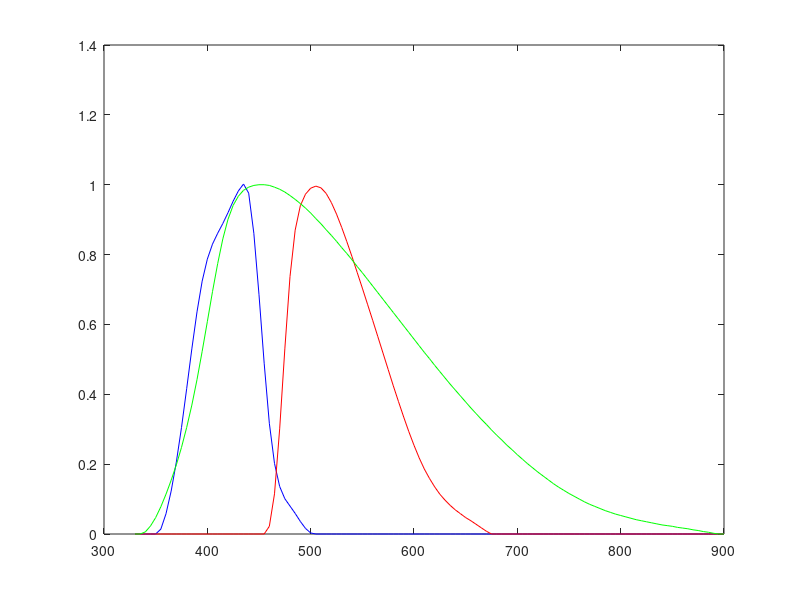

Recreate this plot in MATLAB.
l1=[330,335,340,345,350,355,360,365,370,375,380,385,390,395,400, ...
    405,410,415,420,425,430,435,440,445,450,455,460,465,470];
b1=[0.000,0.000,0.000,0.000,0.000,0.014,0.058,0.123,0.206,0.305, ...
    0.416,0.530,0.636,0.724,0.787,0.830,0.861,0.889,0.920,0.953,0.982,1.002,0.976,0.861,0.685,0.489,0.317,0.202,0.136];
v1=[0.000,0.000,0.000,0.000,0.000,0.000,0.000,0.000,0.000,0.000, ...
    0.000,0.000,0.000,0.000,0.000,0.000,0.000,0.000,0.000,0.000,0.000,0.000,0.000,0.000,0.000,0.000,0.022,0.115,0.301];
h1=[0.000,0.000,0.006,0.023,0.047,0.078,0.114,0.154,0.198,0.248, ...
    0.305,0.369,0.442,0.523,0.608,0.694,0.774,0.845,0.901,0.941,0.967,0.984,0.993,0.998,1.000,1.000,0.998,0.993,0.987];

l2=[475,480,485,490,495,500,505,510,515,520,525,530,535,540,545, ...
    550,555,560,565,570,575,580,585,590,595,600,605,610,615];
b2=[0.101,0.080,0.059,0.036,0.016,0.003,0.000,0.000,0.000,0.000, ...
    0.000,0.000,0.000,0.000,0.000,0.000,0.000,0.000,0.000,0.000,0.000,0.000,0.000,0.000,0.000,0.000,0.000,0.000,0.000];
v2=[0.530,0.737,0.870,0.940,0.973,0.990,0.996,0.991,0.975,0.949, ...
    0.916,0.878,0.837,0.794,0.749,0.704,0.658,0.612,0.565,0.518,0.471,0.424,0.379,0.335,0.293,0.254,0.218,0.186,0.159];
h2=[0.979,0.969,0.958,0.946,0.933,0.919,0.903,0.888,0.871,0.855, ...
    0.838,0.820,0.803,0.785,0.766,0.748,0.729,0.710,0.691,0.672,0.653,0.634,0.615,0.596,0.577,0.558,0.539,0.520,0.502];

l3=[620,625,630,635,640,645,650,655,660,665,670,675,680,685,690, ...
    695,700,705,710,715,720,725,730,735,740,745,750,755,760];
v3=[0.135,0.114,0.097,0.082,0.069,0.058,0.047,0.038,0.028,0.018, ...
    0.008,0.000,0.000,0.000,0.000,0.000,0.000,0.000,0.000,0.000,0.000,0.000,0.000,0.000,0.000,0.000,0.000,0.000,0.000];
h3=[0.483,0.465,0.447,0.429,0.412,0.395,0.378,0.361,0.345,0.329, ...
    0.314,0.298,0.283,0.269,0.254,0.241,0.227,0.214,0.201,0.189,0.177,0.166,0.155,0.144,0.134,0.125,0.116,0.108,0.100];

l4=[765,770,775,780,785,790,795,800,805,810,815,820,825,830,835, ...
    840,845,850,855,860,865,870,875,880,885,890,895,900];
h4=[0.092,0.085,0.079,0.073,0.067,0.062,0.057,0.053,0.049,0.045, ...
    0.041,0.038,0.035,0.032,0.029,0.026,0.024,0.022,0.019,0.017,0.015,0.012,0.010,0.007,0.005,0.002,0.000,0.000];


z3=zeros(size(l3));
z4=zeros(size(l4));

L =[l1, l2, l3, l4];
BT=[b1, b2, z3, z4];
VT=[v1, v2, v3, z4];
HP=[h1, h2, h3, h4];

plot(L, BT, 'b-', L, VT, 'r-', L, HP, 'g-');
